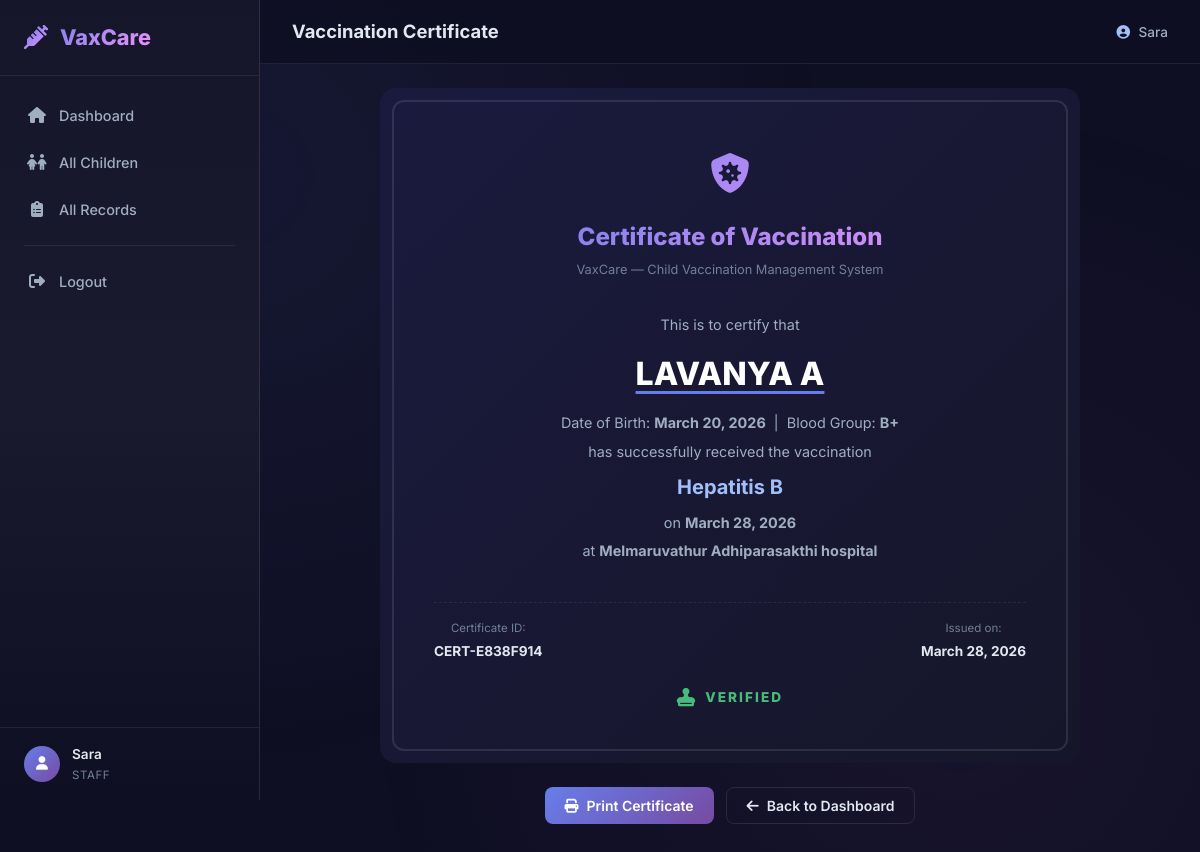
The app's page /staff/certificate/9/ (signed in) with its own data.
### vaccination/models.py (models this page shows, shortened)
class User(AbstractUser):
    is_parent = models.BooleanField(default=False)
    is_staff_member = models.BooleanField(default=False)
    is_admin = models.BooleanField(default=False)
    phone = models.CharField(max_length=15, blank=True)
    email_verified = models.BooleanField(default=False)
    email_verification_code = models.CharField(max_length=6, blank=True, null=True)
    email_verification_code_created_at = models.DateTimeField(blank=True, null=True)

class VaccinationRecord(models.Model):
    appointment = models.OneToOneField(
        Appointment, on_delete=models.CASCADE, related_name='record'
    )
    child = models.ForeignKey(Child, on_delete=models.CASCADE, related_name='vaccination_records')
    vaccine = models.ForeignKey(Vaccine, on_delete=models.CASCADE, related_name='records')
    date_administered = models.DateField(default=date.today)
    administered_by = models.ForeignKey(
        User, on_delete=models.SET_NULL, null=True, related_name='administered_records'
    )
    notes = models.TextField(blank=True)
    created_at = models.DateTimeField(auto_now_add=True)
    class Meta:
        ordering = ['-date_administered']

class Child(models.Model):
    GENDER_CHOICES = [
        ('M', 'Male'),
        ('F', 'Female'),
        ('O', 'Other'),
    ]
    BLOOD_GROUP_CHOICES = [
        ('A+', 'A+'), ('A-', 'A-'),
        ('B+', 'B+'), ('B-', 'B-'),
        ('AB+', 'AB+'), ('AB-', 'AB-'),
        ('O+', 'O+'), ('O-', 'O-'),
    ]
    name = models.CharField(max_length=100)
    dob = models.DateField(verbose_name='Date of Birth')
    gender = models.CharField(max_length=1, choices=GENDER_CHOICES)
    weight = models.DecimalField(max_digits=5, decimal_places=2, help_text='Weight in kg')
    blood_group = models.CharField(max_length=3, choices=BLOOD_GROUP_CHOICES)
    parent = models.ForeignKey(User, on_delete=models.CASCADE, related_name='children')
    created_at = models.DateTimeField(auto_now_add=True)
    class Meta:
        ordering = ['-created_at']

class Vaccine(models.Model):
    name = models.CharField(max_length=100)
    description = models.TextField(blank=True)
    recommended_age_months = models.PositiveIntegerField(
        help_text='Recommended age in months for this vaccine'
    )
    dose_number = models.PositiveIntegerField(default=1)
    stock = models.PositiveIntegerField(default=100)
    class Meta:
        ordering = ['recommended_age_months', 'dose_number']

class Appointment(models.Model):
    STATUS_CHOICES = [
        ('pending', 'Pending'),
        ('approved', 'Approved'),
        ('rejected', 'Rejected'),
        ('completed', 'Completed'),
    ]
    child = models.ForeignKey(Child, on_delete=models.CASCADE, related_name='appointments')
    vaccine = models.ForeignKey(Vaccine, on_delete=models.CASCADE, related_name='appointments')
    hospital = models.ForeignKey(Hospital, on_delete=models.CASCADE, related_name='appointments')
    preferred_date = models.DateField()
    status = models.CharField(max_length=20, choices=STATUS_CHOICES, default='pending')
    notes = models.TextField(blank=True)
    created_at = models.DateTimeField(auto_now_add=True)
    updated_at = models.DateTimeField(auto_now=True)
    class Meta:
        ordering = ['-created_at']

class Hospital(models.Model):
    name = models.CharField(max_length=200)
    address = models.TextField()
    phone = models.CharField(max_length=15, blank=True)
    is_active = models.BooleanField(default=True)

class Certificate(models.Model):
    record = models.OneToOneField(
        VaccinationRecord, on_delete=models.CASCADE, related_name='certificate'
    )
    issued_at = models.DateTimeField(auto_now_add=True)
    certificate_id = models.CharField(max_length=20, unique=True)

### vaccination/views.py (the view)
# urls.py: path('staff/certificate/<int:record_id>/', views.staff_certificate_view, name='staff_certificate_view'),
@staff_required
def staff_certificate_view(request, record_id):
    record = get_object_or_404(VaccinationRecord, id=record_id)
    cert = getattr(record, 'certificate', None)
    if not cert:
        messages.error(request, 'Certificate not yet generated.')
        return redirect('staff_dashboard')
    return render(request, 'vaccination/certificate.html', {'certificate': cert, 'record': record})

### vaccination/views.py (called while the page is built)
def staff_required(view_func):
    def check_staff(u):
        if not u.is_staff_member:
            return False
        if not u.email_verified:
            return False
        return True
    decorated = login_required(
        user_passes_test(check_staff, login_url='verify_email')(view_func)
    )
    return decorated

### templates/vaccination/certificate.html (shortened to what this page needs)
{% extends 'vaccination/base.html' %}
{% block page_title %}Vaccination Certificate{% endblock %}
{% block content %}
<div class="certificate-container">
    <div class="certificate-card" id="certificateCard">
        <div class="certificate-border">
            <div class="certificate-content">
                <div class="certificate-header">
                    <div class="certificate-logo">
                        <i class="fas fa-shield-virus"></i>
                    </div>
                    <h1>Certificate of Vaccination</h1>
                    <p class="certificate-subtitle">VaxCare — Child Vaccination Management System</p>
                </div>
                <div class="certificate-body">
                    <p class="certificate-text">This is to certify that</p>
                    <h2 class="certificate-name">{{ record.child.name }}</h2>
                    <p class="certificate-text">
                        Date of Birth: <strong>{{ record.child.dob|date:"F d, Y" }}</strong>
                        &nbsp;|&nbsp;
                        Blood Group: <strong>{{ record.child.blood_group }}</strong>
                    </p>
                    <p class="certificate-text">has successfully received the vaccination</p>
                    <h3 class="certificate-vaccine">{{ record.vaccine.name }}</h3>
                    <p class="certificate-text">
                        on <strong>{{ record.date_administered|date:"F d, Y" }}</strong>
                    </p>
                    {% if record.appointment.hospital %}
                    <p class="certificate-text">
                        at <strong>{{ record.appointment.hospital.name }}</strong>
                    </p>
                    {% endif %}
                </div>
                <div class="certificate-footer">
                    <div class="certificate-id">
                        <span>Certificate ID:</span>
                        <strong>{{ certificate.certificate_id }}</strong>
                    </div>
                    <div class="certificate-date">
                        <span>Issued on:</span>
                        <strong>{{ certificate.issued_at|date:"F d, Y" }}</strong>
                    </div>
                </div>
                <div class="certificate-seal">
                    <i class="fas fa-stamp"></i>
                    <span>VERIFIED</span>
                </div>
            </div>
        </div>
    </div>
    <div class="certificate-actions">
        <button onclick="window.print()" class="btn btn-primary">
            <i class="fas fa-print"></i> Print Certificate
        </button>
        {% if request.user.is_staff_member %}
            <a href="{% url 'staff_dashboard' %}" class="btn btn-outline">
                <i class="fas fa-arrow-left"></i> Back to Dashboard
            </a>
        {% elif request.user.is_parent %}
            <a href="{% url 'parent_dashboard' %}" class="btn btn-outline">
                <i class="fas fa-arrow-left"></i> Back to Dashboard
            </a>
        {% else %}
            <a href="{% url 'home' %}" class="btn btn-outline">
                <i class="fas fa-arrow-left"></i> Back to Home
            </a>
        {% endif %}
    </div>
</div>
{% endblock %}

### templates/vaccination/base.html (shortened to what this page needs)
<!DOCTYPE html>
<html lang="en">
<head>
    <link rel="stylesheet" href="https://cdnjs.cloudflare.com/ajax/libs/font-awesome/6.5.0/css/all.min.css">
    {% load static %}
    <link rel="stylesheet" href="{% static 'css/styles.css' %}">
</head>
<body>
    <nav class="sidebar" id="sidebar">
        <div class="sidebar-header">
            <div class="logo">
                <i class="fas fa-syringe"></i>
                <span>VaxCare</span>
            </div>
        </div>
        <div class="sidebar-nav">
            {% if user.is_authenticated %}
            {% if user.is_parent %}
            <a href="{% url 'parent_dashboard' %}"
                class="nav-link {% if request.resolver_match.url_name == 'parent_dashboard' %}active{% endif %}">
                <i class="fas fa-home"></i><span>Dashboard</span>
            </a>
            <a href="{% url 'add_child' %}"
                class="nav-link {% if request.resolver_match.url_name == 'add_child' %}active{% endif %}">
                <i class="fas fa-child"></i><span>Add Child</span>
            </a>
            <a href="{% url 'book_appointment' %}"
                class="nav-link {% if request.resolver_match.url_name == 'book_appointment' %}active{% endif %}">
                <i class="fas fa-calendar-plus"></i><span>Book Appointment</span>
            </a>
            <a href="{% url 'vaccination_records' %}"
                class="nav-link {% if request.resolver_match.url_name == 'vaccination_records' %}active{% endif %}">
                <i class="fas fa-file-medical"></i><span>Records</span>
            </a>
            {% elif user.is_staff_member %}
            <a href="{% url 'staff_dashboard' %}"
                class="nav-link {% if request.resolver_match.url_name == 'staff_dashboard' %}active{% endif %}">
                <i class="fas fa-home"></i><span>Dashboard</span>
            </a>
            <a href="{% url 'all_children' %}"
                class="nav-link {% if request.resolver_match.url_name == 'all_children' %}active{% endif %}">
                <i class="fas fa-children"></i><span>All Children</span>
            </a>
            <a href="{% url 'all_records' %}"
                class="nav-link {% if request.resolver_match.url_name == 'all_records' %}active{% endif %}">
                <i class="fas fa-clipboard-list"></i><span>All Records</span>
            </a>
            {% endif %}
            <div class="nav-divider"></div>
            <a href="{% url 'logout' %}" class="nav-link nav-link-danger">
                <i class="fas fa-sign-out-alt"></i><span>Logout</span>
            </a>
            {% endif %}
        </div>
        {% if user.is_authenticated %}
        <div class="sidebar-footer">
            <div class="user-badge">
                <div class="user-avatar">
                    <i class="fas fa-user"></i>
                </div>
                <div class="user-info">
                    <span class="user-name">{{ user.username }}</span>
                    <span class="user-role">
                        {% if user.is_parent %}Parent{% elif user.is_staff_member %}Staff{% else %}Admin{% endif %}
                    </span>
                </div>
            </div>
        </div>
        {% endif %}
    </nav>
    <main class="main-content" id="mainContent">
        <header class="topbar">
            <div class="topbar-title">
                <h1>{% block page_title %}Child Vaccination{% endblock %}</h1>
            </div>
            <div class="topbar-actions">
                {% if user.is_authenticated %}
                <span class="topbar-user">
                    <i class="fas fa-user-circle"></i> {{ user.username }}
                </span>
                {% endif %}
            </div>
        </header>
        <div class="page-content">
            {% block content %}{% endblock %}
        </div>
    </main>
</body>
</html>

### records on screen
User: username "Sara"
VaccinationRecord: child.name "LAVANYA A", child.dob "March 20, 2026", child.blood_group "B+", vaccine.name "Hepatitis B", date_administered "March 28, 2026", appointment.hospital.name "Melmaruvathur Adhiparasakthi hospital"
Certificate: certificate_id "CERT-E838F914", issued_at "March 28, 2026"
